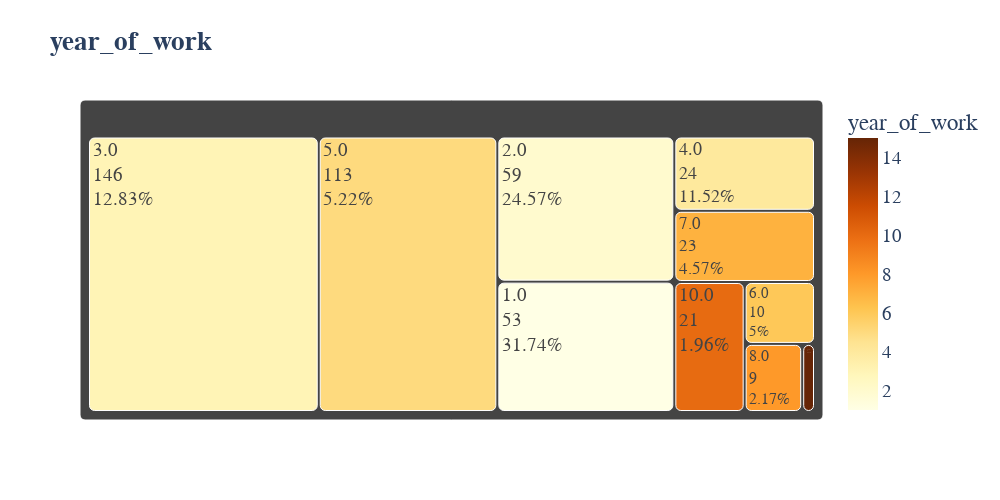

The notebook cell saved with this chart:
### Markdown cell above
![treemap4.png](attachment:treemap4.png)

### Code cell
treemap(df=df, column='year_of_work')

### Figure 1 — Plotly figure (JSON) as saved in the notebook; plotly's stock layout.template omitted (floating-point values rounded to 4 significant figures)
{"data": [{"branchvalues": "total", "customdata": [31.74, 24.57, 12.83, 11.52, 5.22, 5, 4.57, 2.17, 1.96, 0.43], "domain": {"x": [0, 1], "y": [0, 1]}, "hovertemplate": "labels=%{label}<br>value=%{value}<br>parent=%{parent}<br>id=%{id}<br>year_of_work=%{color}<extra></extra>", "ids": ["1.0", "2.0", "3.0", "4.0", "5.0", "6.0", "7.0", "8.0", "10.0", "15.0"], "labels": ["1.0", "2.0", "3.0", "4.0", "5.0", "6.0", "7.0", "8.0", "10.0", "15.0"], "marker": {"coloraxis": "coloraxis", "colors": [1, 2, 3, 4, 5, 6, 7, 8, 10, 15], "cornerradius": 5}, "name": "", "parents": ["", "", "", "", "", "", "", "", "", ""], "texttemplate": "%{label}<br>%{value}<br>%{customdata}%", "type": "treemap", "values": [53, 59, 146, 24, 113, 10, 23, 9, 21, 2]}], "layout": {"coloraxis": {"colorbar": {"title": {"text": "year_of_work"}}, "colorscale": [[0, "rgb(255,255,229)"], [0.125, "rgb(255,247,188)"], [0.25, "rgb(254,227,145)"], [0.375, "rgb(254,196,79)"], [0.5, "rgb(254,153,41)"], [0.625, "rgb(236,112,20)"], [0.75, "rgb(204,76,2)"], [0.875, "rgb(153,52,4)"], [1, "rgb(102,37,6)"]]}, "font": {"family": "Franklin Gothic", "size": 19}, "height": 500, "legend": {"tracegroupgap": 0}, "title": {"text": "<b>year_of_work</b>"}, "treemapcolorway": ["#fff4b6", "#feda7e", "#feb23f", "#f4811d", "#d55607", "#a03704"], "width": 1000}}
